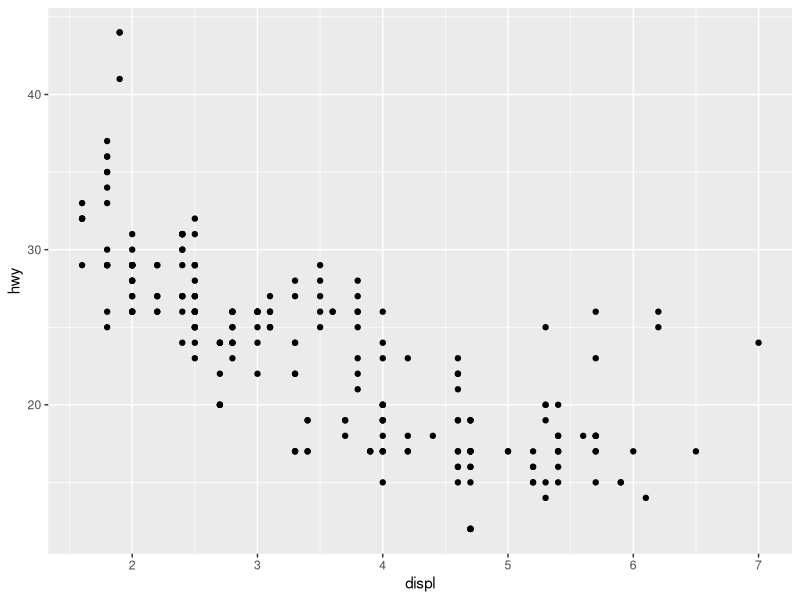
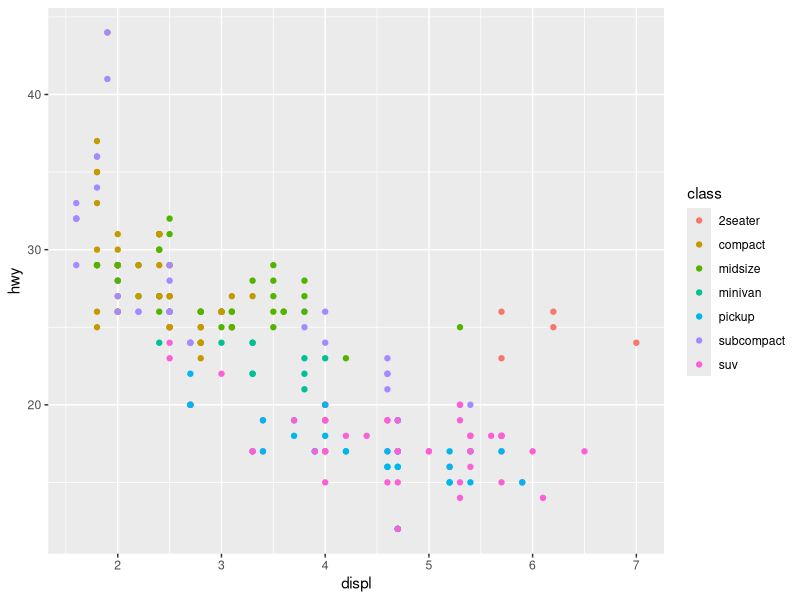
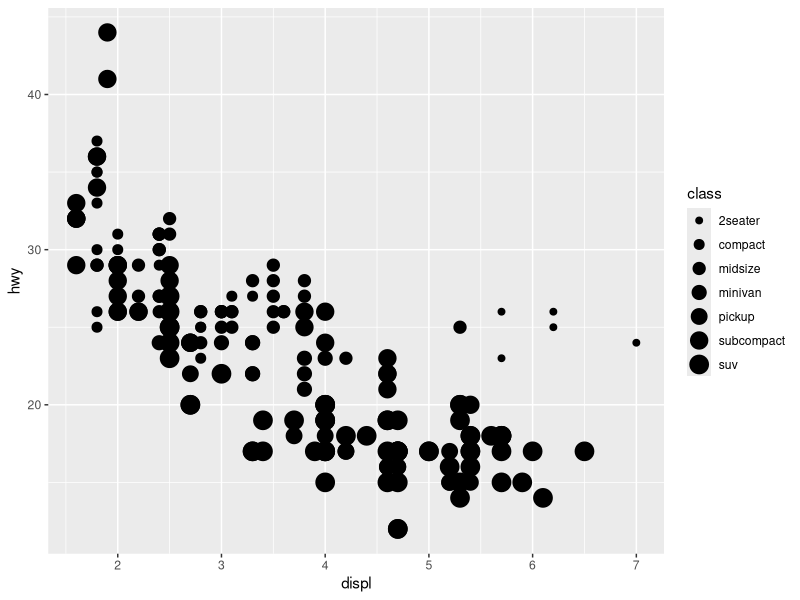
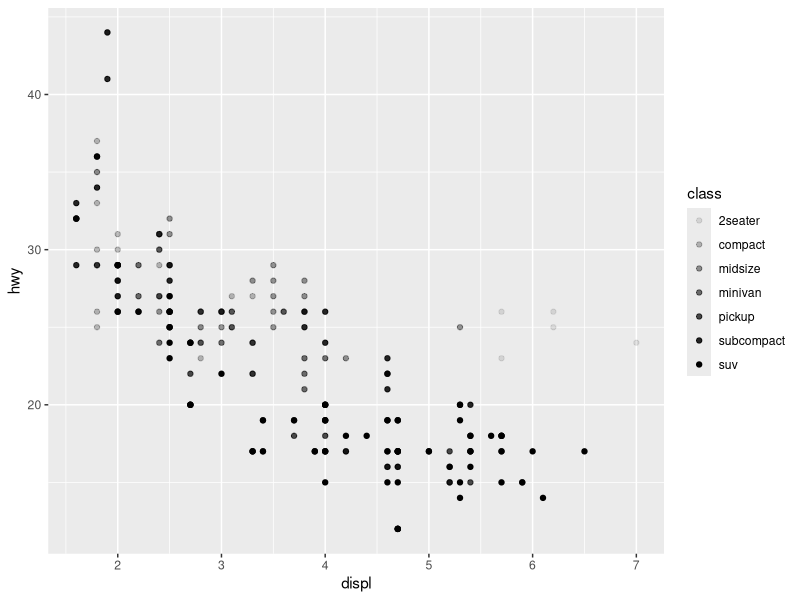
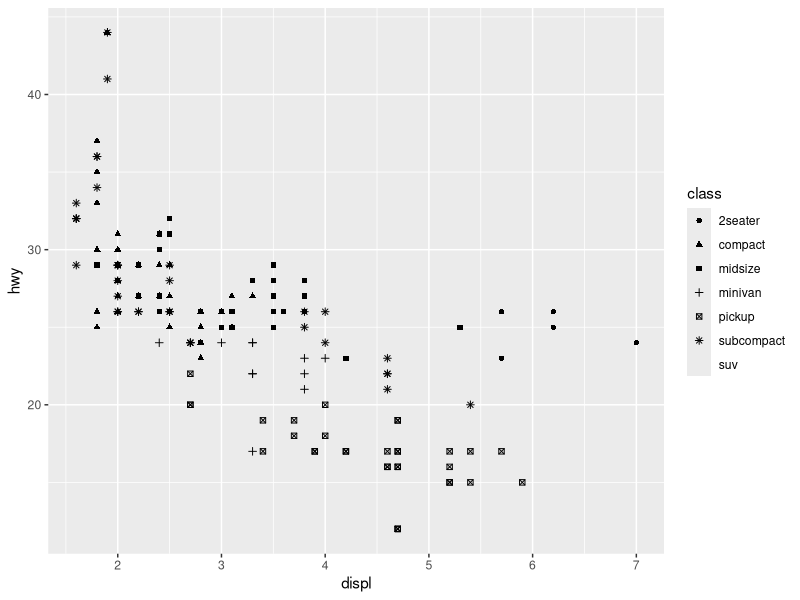
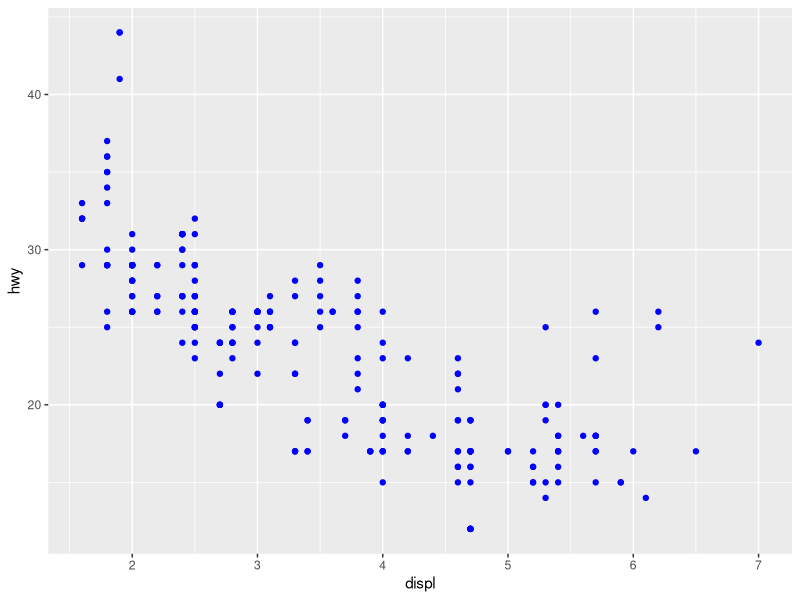
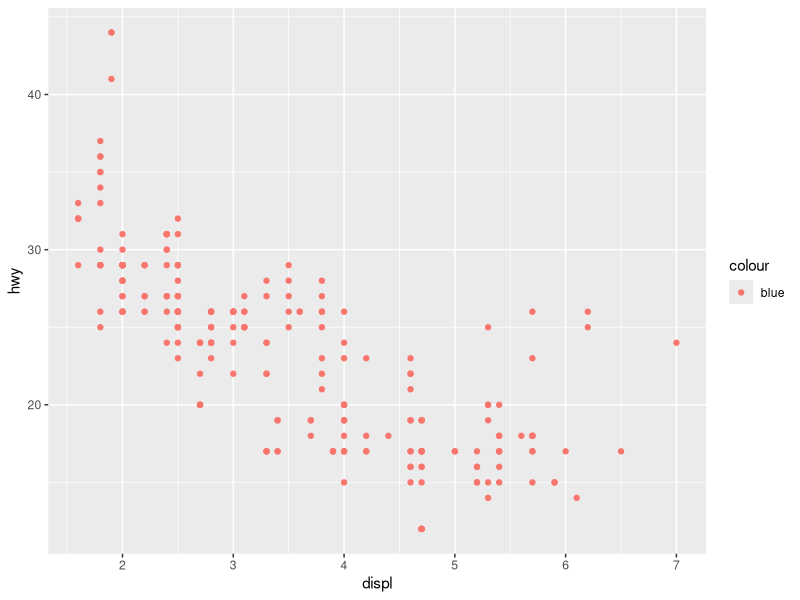
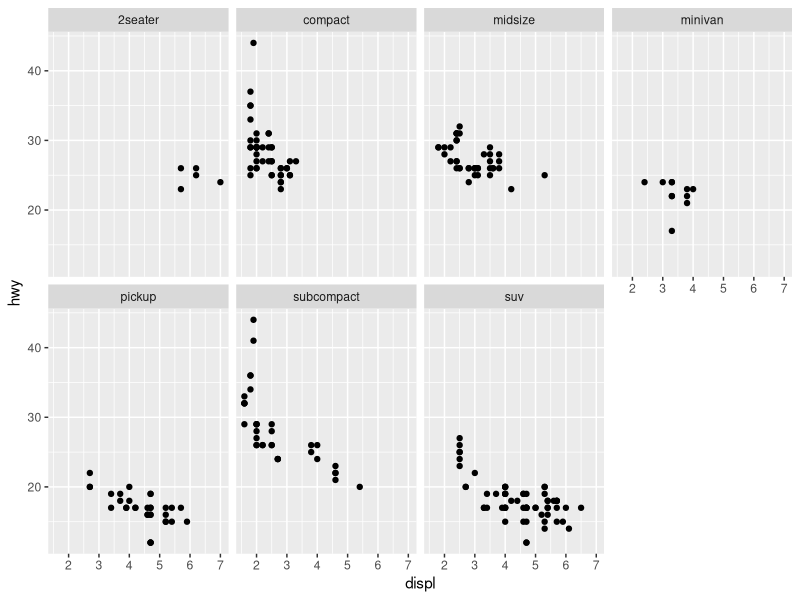

Generate these figures, in order, with R:
## R Visualizations
#install.packages("tidyverse")
library(tidyverse)

mpg
?mpg

ggplot(data = mpg) + 
  geom_point(mapping = aes(x = displ, y = hwy))

#ggplot(data = <DATA>) + 
#  <GEOM_FUNCTION>(mapping = aes(<MAPPINGS>))

ggplot(data = mpg) + 
  geom_point(mapping = aes(x = displ, y = hwy, color = class))


ggplot(data = mpg) + 
  geom_point(mapping = aes(x = displ, y = hwy, size = class))
#> Warning: Using size for a discrete variable is not advised.


# Left
ggplot(data = mpg) + 
  geom_point(mapping = aes(x = displ, y = hwy, alpha = class))

# Right
ggplot(data = mpg) + 
  geom_point(mapping = aes(x = displ, y = hwy, shape = class))


ggplot(data = mpg) + 
  geom_point(mapping = aes(x = displ, y = hwy), color = "blue")

ggplot(data = mpg) + 
  geom_point(mapping = aes(x = displ, y = hwy, color = "blue"))

ggplot(data = mpg) + 
  geom_point(mapping = aes(x = displ, y = hwy)) + 
  facet_wrap(~ class, nrow = 2)

ggplot(data = mpg) + 
  geom_point(mapping = aes(x = displ, y = hwy)) + 
  facet_grid(drv ~ cyl)


# left
ggplot(data = mpg) + 
  geom_point(mapping = aes(x = displ, y = hwy))

# right
ggplot(data = mpg) + 
  geom_smooth(mapping = aes(x = displ, y = hwy))


ggplot(data = mpg) + 
  geom_smooth(mapping = aes(x = displ, y = hwy, linetype = drv))
